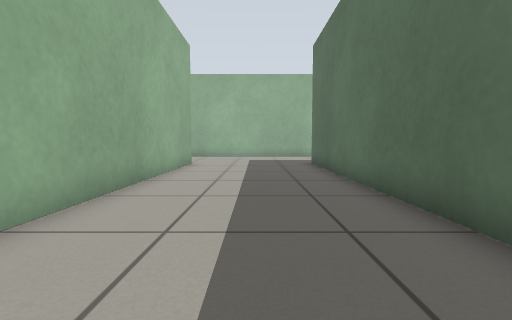
View 1 (above)

24 first-person views from a walk through a robot-simulator world made for Gazebo. The camera is 0.5 m above the floor, tilts 4° down and sees 85° across. The floor is counted in squares, 0.5 m on a side. Each view is taken from the middle of a square. On the plan, view 1 faces up. The plan holds only what a view shows up to about 11 squares ahead; the rest is blank.

View 2
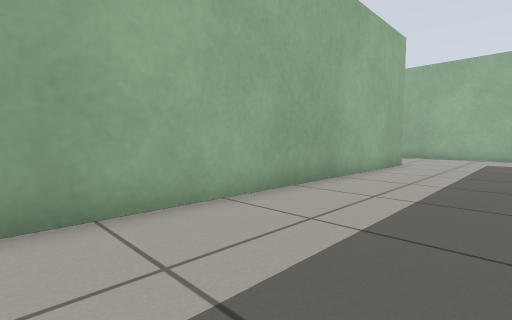

View 3
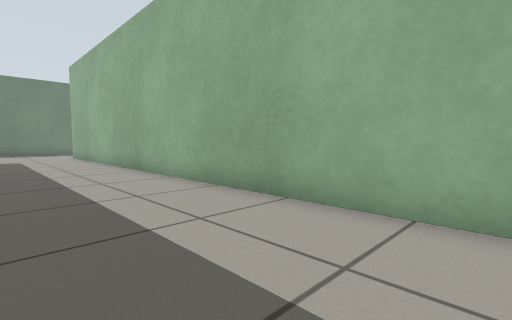

View 4
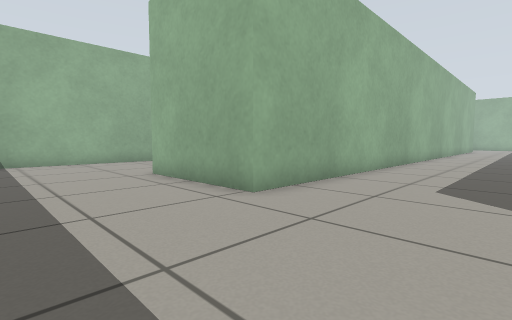

View 5
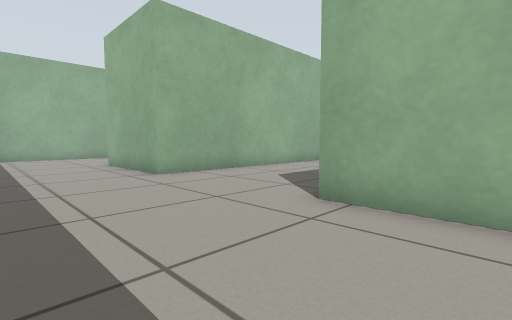

View 6
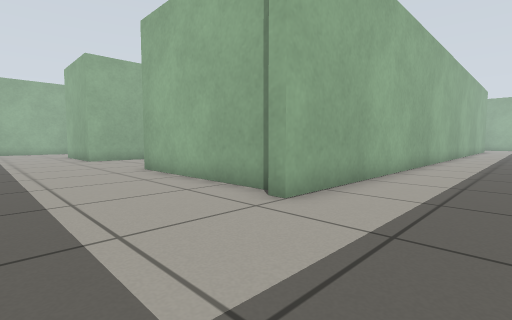

View 7
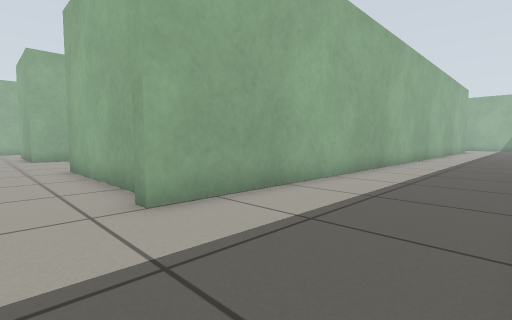

View 8
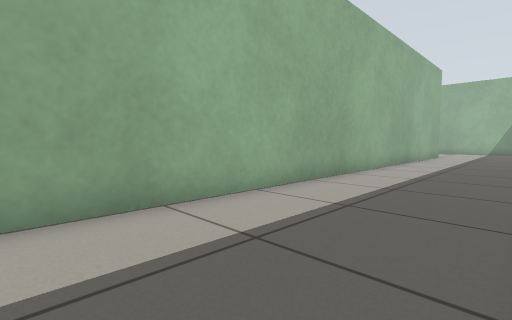

View 9
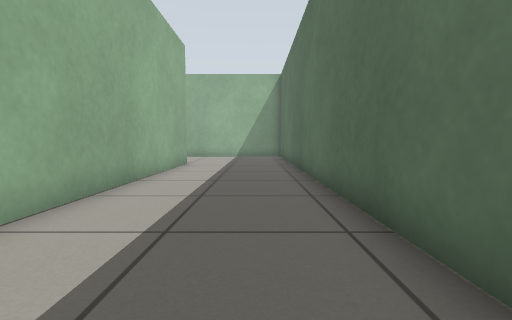

View 10
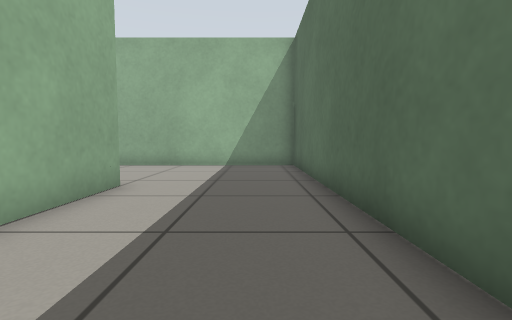

View 11
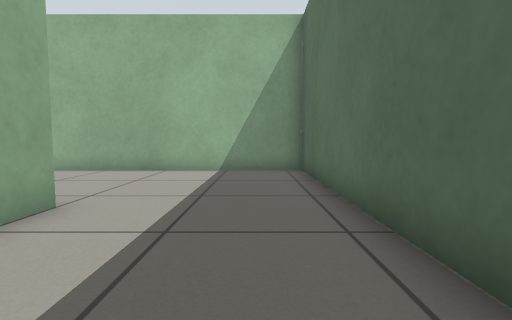

View 12
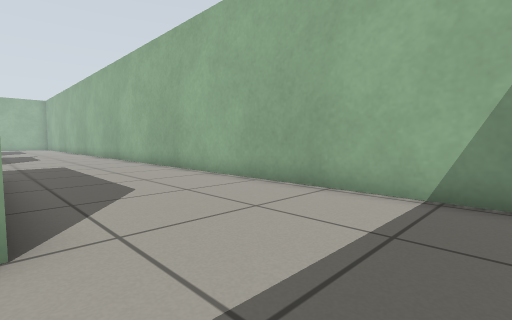

View 13
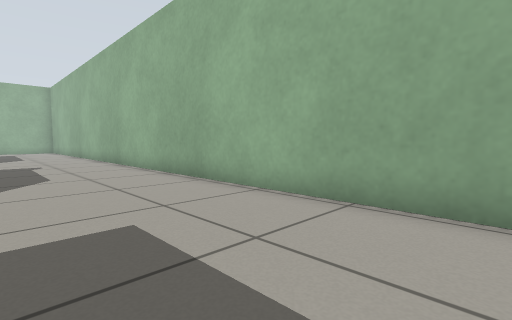

View 14
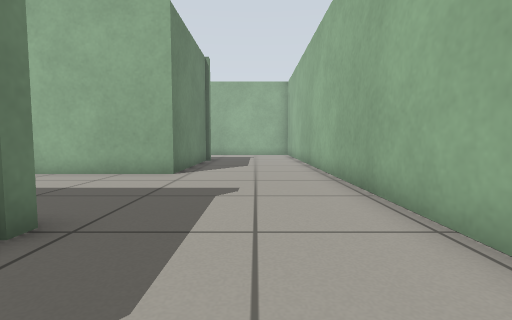

View 15
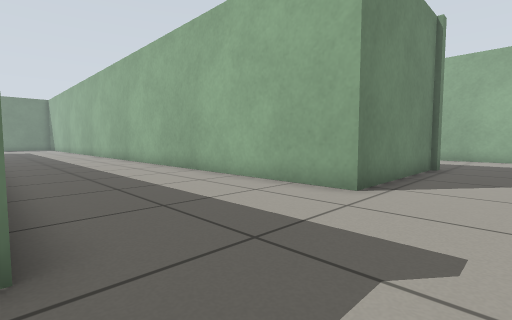

View 16
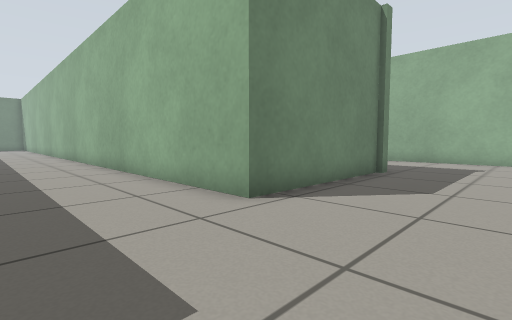

View 17
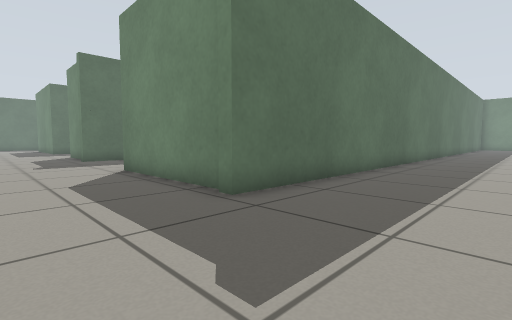

View 18
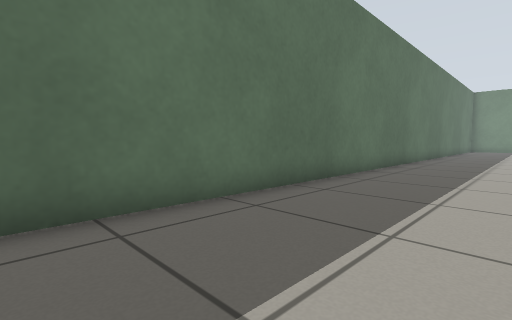

View 19
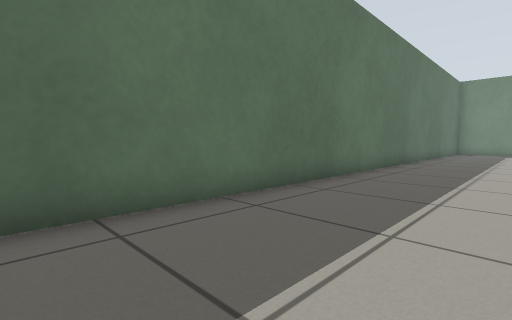

View 20
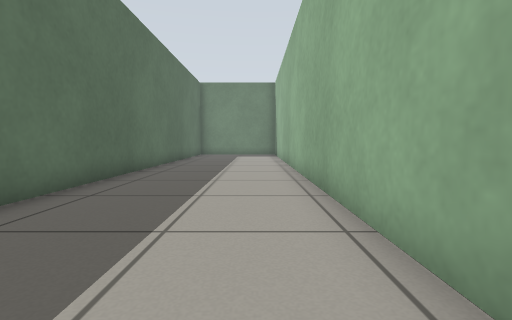

View 21
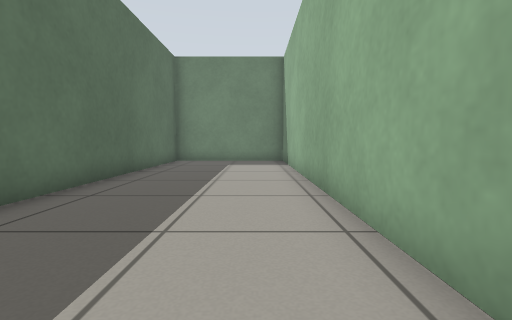

View 22
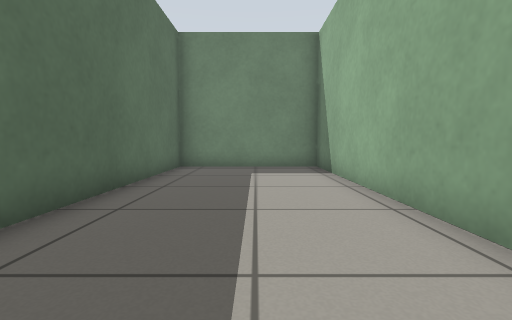

View 23
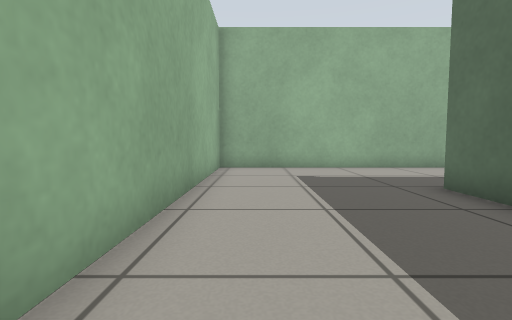

View 24
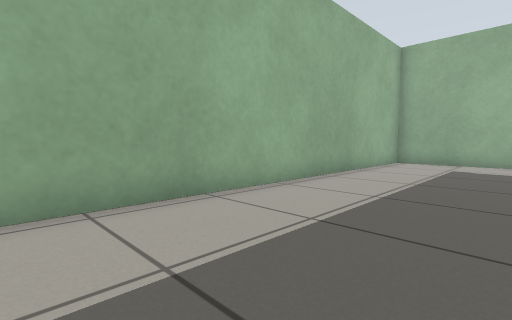

### Floor plan
Points are (right, up) in squares from view 1. A wall is a line through its corners. A room is listed if a view was taken in it or the views show most of it. See-through windows are left out.
Room 1 (views 1, 2, 3, 4, 5, 6, 7, 8, 9, 10, 11, 12, 13, 14, 15, 16, 17, 18, 19, 20, 21, 22, 23, 24)
walls: (2.4, 2.5) (2.4, 11.1); (-2.8, 12.1) (-2.8, -14.3) (-7.1, -14.3); (-7.3, 12.5) (-6.6, 12.5); (13.5, 1.5) (13.5, 17.2) (-23.3, 17.2) (-23.3, 4.1); (8.4, -13.9) (2.4, -13.9); (9, 12.3) (9, -14.3) (8.5, -14.3); (-12.3, -15.4) (-12.3, -17.5); (-17.8, 12.5) (-12.3, 12.5) (-12.3, 3.4); (-23.3, -1.4) (-23.3, -19.6) (-18.1, -19.6) (-18.1, 12.7) (-17.6, 12.7)

Positions as (right, up) in squares from view 1, and headings:
1: (0, 0), facing up
2: (1, 0), facing up-left
3: (1, 4), facing down-left
4: (1, -18), facing up-left
5: (5, -18), facing up-left
6: (12, -18), facing up-left
7: (13, -16), facing up-left
8: (13, -7), facing up-left
9: (12, 0), facing up
10: (12, 6), facing up
11: (12, 8), facing up
12: (12, 12), facing up-left
13: (3, 13), facing up-left
14: (-4, 15), facing left
15: (-7, 15), facing down-left
16: (-9, 16), facing down-left
17: (-22, 16), facing down-right
18: (-22, 10), facing down-right
19: (-22, 4), facing down-right
20: (-22, 0), facing down
21: (-22, -6), facing down
22: (-21, -9), facing down
23: (-22, 7), facing up
24: (-19, 4), facing up-left
